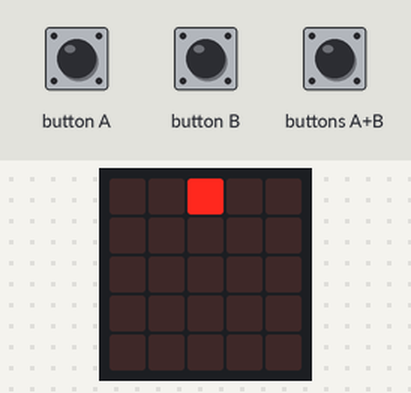
The program below on a simulated BBC micro:bit (MakeCode). Parts: the board's 5×5 LED display. The test bench sets the inputs (shaded band).

Above: at 1.2 s.
1.3 s: buttons A+B pressed for 0.15 s
At 3.9 s:
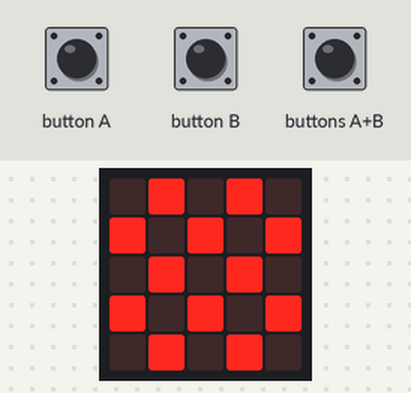
4.4 s: button A pressed for 0.15 s
At 5.9 s:
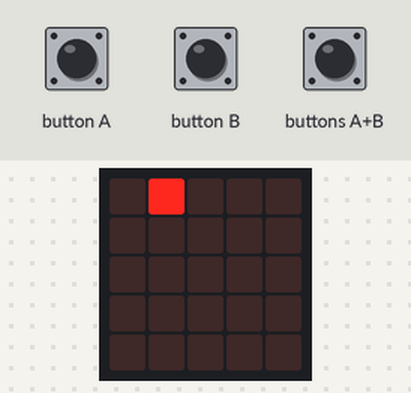
6.2 s: buttons A+B pressed for 1 s
At 10.1 s:
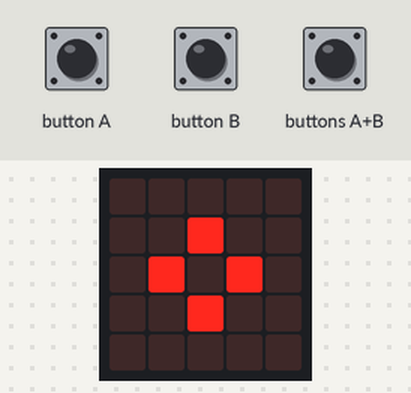
10.2 s: button A pressed for 0.15 s
At 11.0 s:
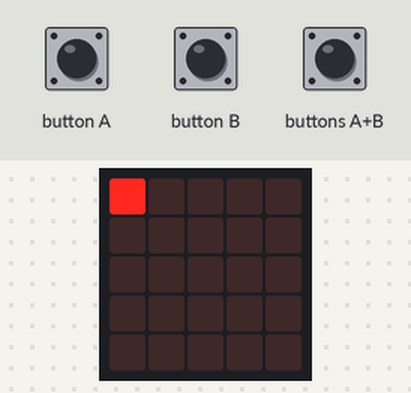
11.9 s: buttons A+B pressed for 0.15 s
At 12.4 s:
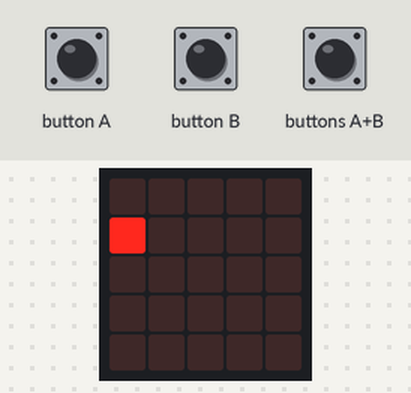
15.0 s: button B pressed for 0.15 s
At 16.5 s:
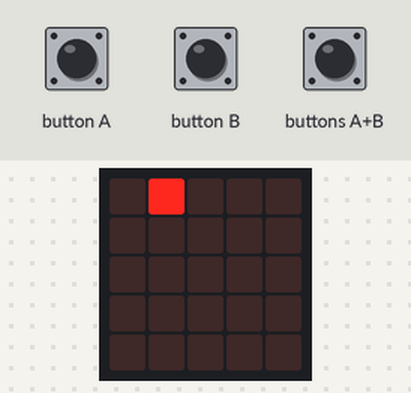
Timing chart, 0 to 17.8 s (numbered marks = the images above; inputs shaded):
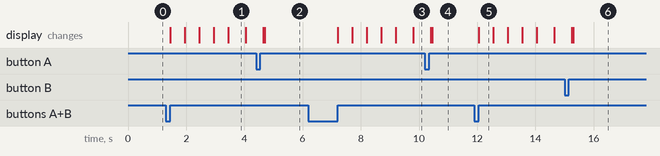

The program:

main.ts
```typescript
input.onButtonPressed(Button.A, function () {
    PUNTUA.move(-1)
})
input.onButtonPressed(Button.AB, function () {
    for (let index = 0; index < 4; index++) {
        PUNTUA.change(LedSpriteProperty.Y, 1)
        basic.pause(500)
    }
    basic.showIcon(IconNames.Chessboard)
    basic.showIcon(IconNames.SmallDiamond)
    for (let index = 0; index < 4; index++) {
        PUNTUA.change(LedSpriteProperty.Y, -4)
    }
})
input.onButtonPressed(Button.B, function () {
    PUNTUA.move(1)
})
let PUNTUA: game.LedSprite = null
PUNTUA = game.createSprite(2, 0)
```

test.ts
```typescript
// aquí va el archivo "tests"; esto no se compilará cuando este paquete se utilice como una extensión.
```

Measured:
- after the input at 1.3 s, the display: first changes after 0.15 s (image 1 shows a later state)
- after the input at 4.4 s, the display: first changes after 0.25 s (image 2 shows a later state)
- after the input at 6.2 s, the display: first changes after 1.0 s (image 3 shows a later state)
- after the input at 10.2 s, the display: first changes after 0.20 s (image 4 shows a later state)
- after the input at 11.9 s, the display: changes after 0.15 s (image 5)
- after the input at 15.0 s, the display: first changes after 0.25 s (image 6 shows a later state)
- what the display in image 1 shows lasts 0.6 s, from 3.5 s to 4.1 s
